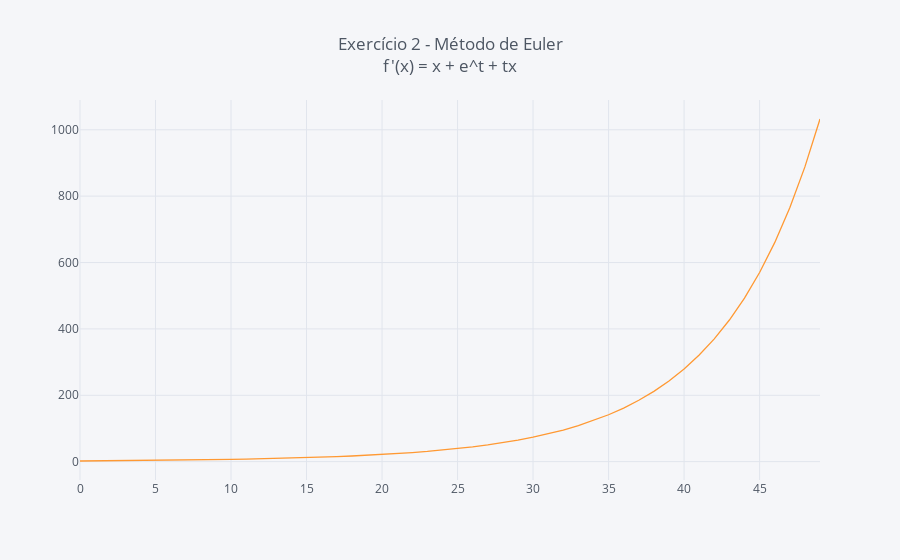

Source (notebook cell):
### Markdown cell above
* Testando método de Euler (Exercício 2 - p. 23)

### Code cell
t_T = 3
t_0 = 1
x_0 = 2
func = lambda x, t: x + (np.e**t) + (t*x)

vt = np.linspace(t_0, t_T, 50) # 50 pontos
fig = pd.Series(euler_1a_ordem(func, x_0, vt)).iplot(asFigure=True, title='Exercício 2 - Método de Euler<br>f\'(x) = x + e^t + tx')
fig.show()

### Figure 1 — Plotly figure (JSON) as saved in the notebook; plotly's stock layout.template omitted (floating-point values rounded to 4 significant figures)
{"data": [{"line": {"color": "rgba(255, 153, 51, 1.0)", "dash": "solid", "shape": "linear", "width": 1.3}, "mode": "lines", "name": "None", "text": "", "type": "scatter", "uid": "4fc5a0ee-02ca-4b90-87b5-0def5fe5a6db", "x": [0, 1, 2, 3, 4, 5, 6, 7, 8, 9, 10, 11, 12, 13, 14, 15, 16, 17, 18, 19, 20, 21, 22, 23, 24, 25, 26, 27, 28, 29, 30, 31, 32, 33, 34, 35, 36, 37, 38, 39, 40, 41, 42, 43, 44, 45, 46, 47, 48, 49], "y": [2, 2.274, 2.579, 2.919, 3.297, 3.719, 4.189, 4.715, 5.303, 5.96, 6.696, 7.521, 8.447, 9.486, 10.65, 11.97, 13.45, 15.12, 17.0, 19.13, 21.54, 24.27, 27.36, 30.87, 34.86, 39.39, 44.55, 50.44, 57.16, 64.84, 73.63, 83.7, 95.25, 108.5, 123.8, 141.3, 161.6, 184.9, 211.9, 243.2, 279.3, 321.3, 370.1, 426.8, 492.9, 569.9, 659.9, 765.0, 888.2, 1032.0]}], "layout": {"legend": {"bgcolor": "#F5F6F9", "font": {"color": "#4D5663"}}, "paper_bgcolor": "#F5F6F9", "plot_bgcolor": "#F5F6F9", "title": {"font": {"color": "#4D5663"}, "text": "Exercício 2 - Método de Euler<br>f'(x) = x + e^t + tx"}, "xaxis": {"gridcolor": "#E1E5ED", "showgrid": true, "tickfont": {"color": "#4D5663"}, "title": {"font": {"color": "#4D5663"}, "text": ""}, "zerolinecolor": "#E1E5ED"}, "yaxis": {"gridcolor": "#E1E5ED", "showgrid": true, "tickfont": {"color": "#4D5663"}, "title": {"font": {"color": "#4D5663"}, "text": ""}, "zerolinecolor": "#E1E5ED"}}}
